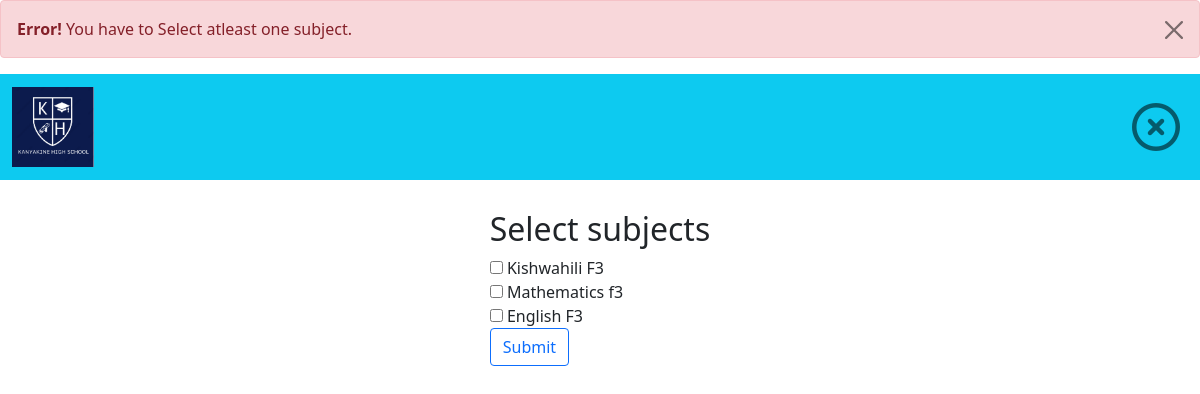
The app's page /student/units.php (signed in) with its own data.
### tables this page shows
CREATE TABLE `subject` (
  `id` int(11) NOT NULL,
  `subject_name` varchar(255) NOT NULL,
  `class` int(11) NOT NULL,
  `subject_code` varchar(255) NOT NULL
);

CREATE TABLE `student` (
  `id` int(11) NOT NULL,
  `s_name` varchar(50) NOT NULL,
  `dob` varchar(20) NOT NULL,
  `regno` varchar(50) NOT NULL,
  `password` varchar(20) NOT NULL,
  `class` int(11) NOT NULL,
  `session_id` int(10) NOT NULL,
  `parent_name` varchar(255) NOT NULL,
  `pno` varchar(15) NOT NULL,
  `email` varchar(255) NOT NULL,
  `p_password` varchar(255) NOT NULL,
  `photo` varchar(255) NOT NULL,
  `year` int(11) NOT NULL
);

### student/units.php (the view, shortened to what this page needs)
<?php include("../connection.php");
$s = $_SESSION["s_login"];
?>
<!DOCTYPE html>
<html lang="en">
<head>
    <link href="https://cdn.jsdelivr.net/npm/bootstrap@5.1.1/dist/css/bootstrap.min.css" rel="stylesheet">
    <link rel="stylesheet" href="https://cdnjs.cloudflare.com/ajax/libs/font-awesome/4.7.0/css/font-awesome.min.css">
    <link rel="stylesheet" href="https://stackpath.bootstrapcdn.com/font-awesome/4.7.0/css/font-awesome.min.css">
    <link rel="stylesheet" href="https://stackpath.bootstrapcdn.com/font-awesome/4.7.0/css/font-awesome.min.css">
</head>
<body>
        <?php
        if (isset($_REQUEST['submit'])&&!empty($_POST['subjects'])) {
            $i = 0;
            if( count ($_POST['subjects'])!=0){
            foreach ($_POST['subjects'] as $textbox) {
                $data = mysqli_query($conn, "select *from student where regno='$s'");
                if ($data) {
                    while ($row = mysqli_fetch_assoc($data)) {
                        $student_id=$row['id'];
                        $subjectname = $textbox;
                        $subjectname[$i];
                        $check= "SELECT distinct id,subject_id,class_id,student_id FROM subjectandstudent WHERE subject_id=$textbox and student_id=$student_id";
                        $rs = mysqli_query($conn, $check);
                        if (mysqli_num_rows($rs) > 0) {  ?>
                        <div class="alert alert-danger alert-dismissible fade show">
                            <strong>Error!</strong> You have already registered for this subject.
                            <button type="button" class="btn-close" data-bs-dismiss="alert"></button>
                        </div>
                        <?php	}
                            else{
                                $sql1 = mysqli_query($conn, "insert into subjectandstudent values(0,$subjectname,$row[class], $row[id])");
                                if ($sql1) {?>
                        <div class="alert alert-success alert-dismissible fade show">
                            <strong>Success!</strong> Ypu have successfully registered subjects for the year.
                            <button type="button" class="btn-close" data-bs-dismiss="alert"></button>
                        </div>
                              <?php
                                }
                                $i++;
                            }
                    }
                }
            }
        }}
        else{
            ?>
        <div class="alert alert-danger alert-dismissible fade show">
            <strong>Error!</strong> You have to Select atleast one subject.
            <button type="button" class="btn-close" data-bs-dismiss="alert"></button>
        </div>
        <?php
        }
        ?>
        <nav class="navbar navbar-expand-lg navbar-light bg-info">
        <div class="container-fluid">
            <a class="navbar-brand" href="/">
                <img src="../images/mylogo.png" height="80"/>
            </a>
            <div class="collapse navbar-collapse" id="navbarSupportedContent">
                <ul class="navbar-nav ms-auto">
                <li class="nav-item">
                        <a class="nav-link" aria-current="page" href="s_dashboard.php"><i class='far fa-times-circle' style='font-size:48px;color:inherit'></i></a>
                    </li>
                </ul>
            </div>
        </div>
    </nav>
    <div class="container">
       <div class="d-flex justify-content-center " style="margin-top:30px;">
            <form method="post" action=" ">
                        <h2>Select subjects</h2>
        <?php
        $sql = mysqli_query($conn, "select distinct id,regno,class from student where regno='$s'");
        if ($sql) {
            while ($res = mysqli_fetch_assoc($sql)) {
                $c= $res['class'];
                $sql2 = mysqli_query($conn, "select distinct id,subject_name,class,subject_code from subject where class=$c");
                if ($sql2) { ?>
                        <?php
                        while ($data = mysqli_fetch_assoc($sql2)) {
                            echo "<input type='checkbox' name='subjects[]' value='" . $data['id'] . "'>"." ". $data['subject_name'] . "<br/>";
                        } ?>
                        <button type="submit" class="btn btn-outline-primary" name="submit">Submit</button>
                    </form>
        <?php }
            }
         } ?>
    </div>
    </div>
</body>
</html>

### student/units.php (style rules this page uses)
button { padding: 10px; font-size: large; }

### records on screen
subject: subject_name "Kishwahili F3"
subject: subject_name "Mathematics f3"
subject: subject_name "English F3"
